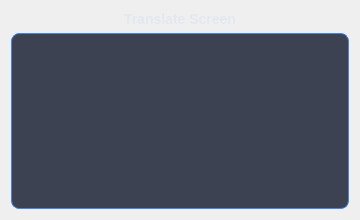
<?xml version="1.0" encoding="UTF-8"?>
<ui version="4.0">
 <class>ScreenPopup</class>
 <widget class="QWidget" name="ScreenPopup">
  <property name="geometry">
   <rect>
    <x>0</x>
    <y>0</y>
    <width>360</width>
    <height>220</height>
   </rect>
  </property>
  <property name="windowTitle">
   <string>Translate Screen</string>
  </property>
  <layout class="QVBoxLayout" name="verticalLayout">
   <item>
    <widget class="QLabel" name="title_label">
     <property name="text">
      <string>Translate Screen</string>
     </property>
     <property name="alignment">
      <set>Qt::AlignCenter</set>
     </property>
     <property name="styleSheet">
      <string notr="true">font-weight: 600; font-size: 14px; color: #E2E8F0;</string>
     </property>
    </widget>
   </item>
   <item>
    <widget class="QLabel" name="image_label">
     <property name="text">
      <string></string>
     </property>
     <property name="alignment">
      <set>Qt::AlignCenter</set>
     </property>
     <property name="sizePolicy">
      <sizepolicy hsizetype="Expanding" vsizetype="Expanding">
       <horstretch>0</horstretch>
       <verstretch>0</verstretch>
      </sizepolicy>
     </property>
     <property name="minimumSize">
      <size>
       <width>0</width>
       <height>0</height>
      </size>
     </property>
     <property name="styleSheet">
      <string notr="true">background: rgba(15,23,42,0.8); border: 1px solid rgba(59,130,246,0.9); border-radius: 8px;</string>
     </property>
    </widget>
   </item>
  </layout>
 </widget>
 <resources/>
 <connections/>
</ui>
